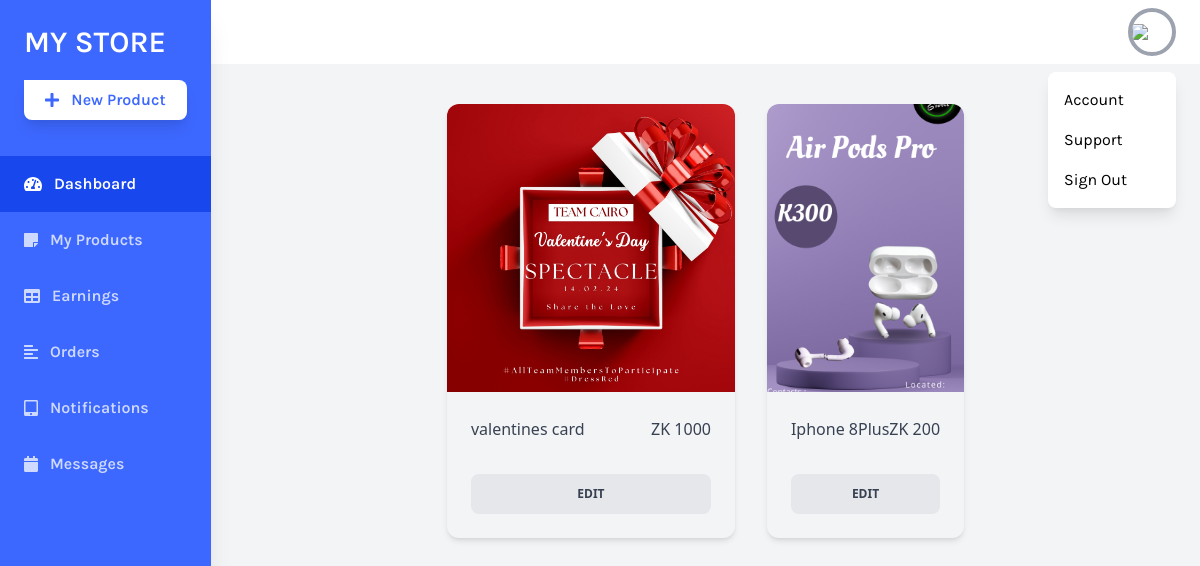
/mystore/vendor_products (signed in), run on the app's committed database.
### store/models.py (models this page shows, shortened)
class Product(models.Model):
    DRAFT = 'draft'
    WAITING_APPROVAL = 'awaitingapproval'
    ACTIVE = 'active'
    DELETED = 'deleted'
    STATUS_CHOICES = (
        (DRAFT, 'Draft'),
        (WAITING_APPROVAL,'Awaitng Approval'),
        (ACTIVE, 'Active'),
        (DELETED, 'Deleted'),
    )
    user = models.ForeignKey(User, related_name='products', on_delete=models.CASCADE)
    category = models.ForeignKey(Category, related_name='products', on_delete=models.CASCADE)
    title = models.CharField(max_length=50)
    slug = models.SlugField(max_length=50)
    description = models.TextField(blank=True)
    image = models.ImageField(upload_to='uploads/product_images', blank=True, null=True)
    thumbnails = models.ImageField(upload_to='uploads/product_images/thumbnails/', blank=True,null=True)
    price = models.IntegerField()
    created_at = models.DateTimeField(auto_now_add=True)
    update_at = models.DateTimeField(auto_now=True)
    status = models.CharField(max_length=50,choices=STATUS_CHOICES,default=ACTIVE)

### userprofile/views.py (the view)
# urls.py: path('mystore/vendor_products',views.vendor_products,name='vendor-products'),
@login_required
def vendor_products(request):
    products = request.user.products.exclude(status=Product.DELETED)
    return render(request, 'userprofile/dashboard/product.html',{'products':products})

### store/context_processors.py (called while the page is built)
def cart(request):
    return {'cart':Cart(request)}

### userprofile/templates/userprofile/dashboard/product.html (shortened to what this page needs)
{% extends "userprofile/dashboard/dashboard.html" %}
{% block content %}
<main class="w-full flex-grow p-6">
    <div class="h-full flex flex-wrap justify-center">
        {% if request.user.products.all %}
            {% for product in products %}
                <div class="m-4 max-w-xs sm:max-w-md md:max-w-lg lg:max-w-xl xl:max-w-2xl">
                    <div class="relative flex flex-col rounded-xl bg-gray-100 bg-clip-border text-gray-700 shadow-md">
                        <div class="relative h-72 overflow-hidden rounded-t-xl bg-white bg-clip-border text-gray-700">
                            {% if product.image %}
                                <img src="{{ product.image.url }}" class="h-full w-full object-cover" alt="{{ product.title }}" />
                            {% endif %}
                        </div>
                        <div class="p-6">
                            <div class="mb-2 flex items-center justify-between">
                                <p class="block font-sans text-base font-medium leading-relaxed text-blue-gray-900 antialiased">
                                    {{ product.title }}
                                </p>
                                <p class="block font-sans text-base font-medium leading-relaxed text-blue-gray-900 antialiased">
                                    ZK {{ product.price }}
                                </p>
                            </div>
                        </div>
                        <div class="p-6 pt-0">
                            <a href="{% url 'edit-product' product.id %}">
                                <button class="block w-full select-none rounded-lg bg-gray-200 py-3 px-6 text-center align-middle font-sans text-xs font-bold uppercase text-blue-gray-900 transition-all hover:scale-105 focus:scale-105 focus:opacity-[0.85] active:scale-100 active:opacity-[0.85] disabled:pointer-events-none disabled:opacity-50 disabled:shadow-none" type="button">
                                    Edit
                                </button>
                            </a>
                        </div>
                    </div>
                </div>
            {% endfor %}
        {% else %}
            <h3 class="text-2xl">You currently don't have any products. Click the button at the top to add some products.</h3>
        {% endif %}
    </div>
</main>
{% endblock content %}

### userprofile/templates/userprofile/dashboard/dashboard.html (style rules this page uses)
.font-family-karla { font-family: karla; }

### data on the page
Product: image (picture), title "valentines card", price "1000"
Product: image (picture), title "Iphone 8Plus", price "200"
